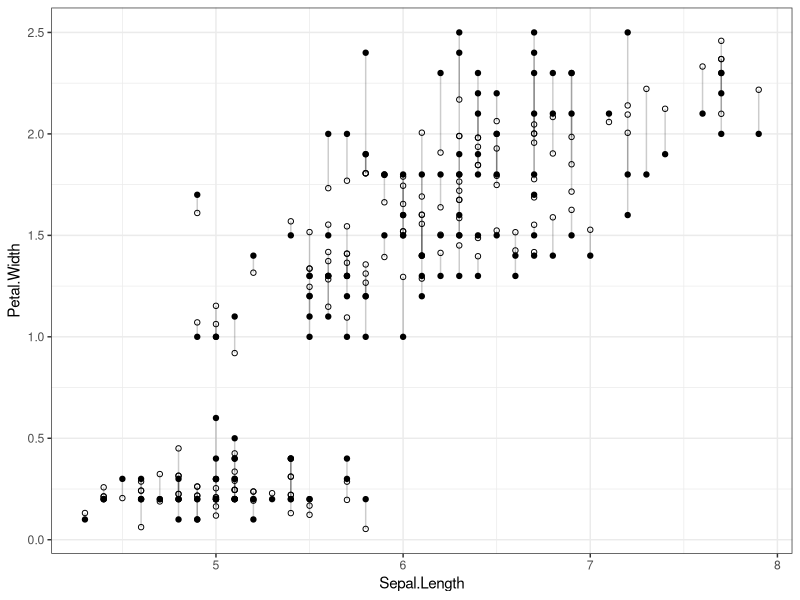
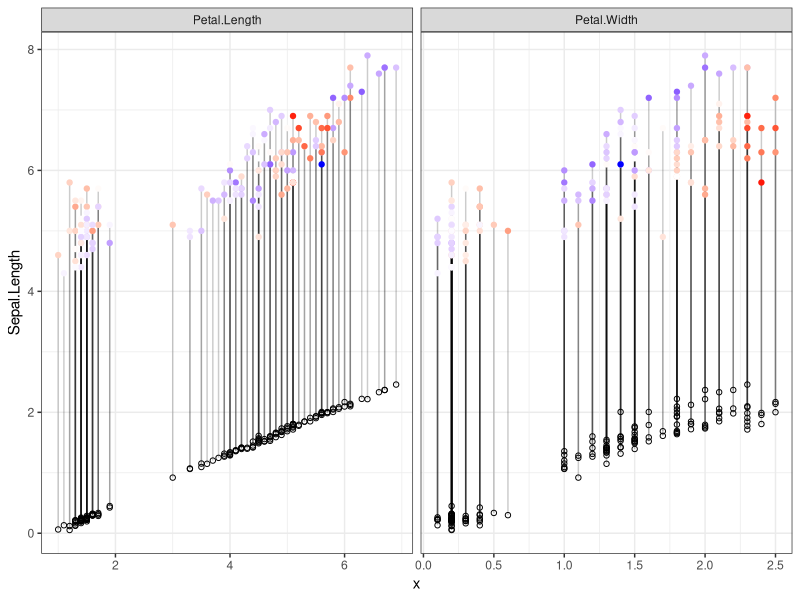
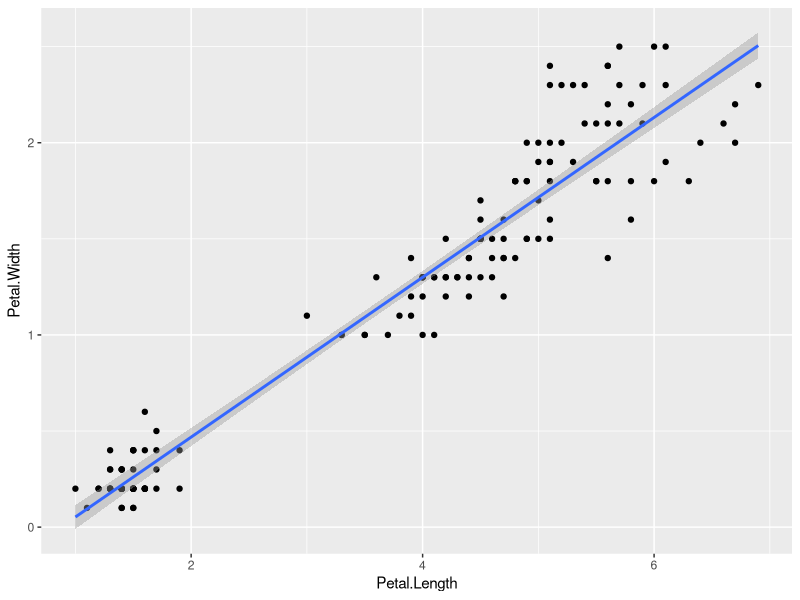

These figures' R source, in order:
## ---- chunk 1
#| echo: false
#| warning: false
#| eval: true
#| label: fig-1_predictors
library(tidyverse)

d <- iris %>% select(Petal.Length, Petal.Width, Sepal.Length, Sepal.Length)


fit <- lm(Petal.Width ~ Sepal.Length + Sepal.Length + Petal.Length, data = d)

# Obtain predicted and residual values
d$predicted <- predict(fit)
d$residuals <- residuals(fit)


ggplot(d, aes(x = Sepal.Length, y = Petal.Width)) +
  geom_segment(aes(xend = Sepal.Length, yend = predicted), alpha = .2) +  # Lines to connect points
  geom_point() +  # Points of actual values
  geom_point(aes(y = predicted), shape = 1) +  # Points of predicted values
  theme_bw()
## ---- chunk 2
#| echo: false
#| warning: false
#| eval: true
#| label: fig-2_predictors
#| fig-cap: Iris scatterplot with multiple predictors
#| 
d %>% 
  gather(key = "iv", value = "x", -Sepal.Length, -predicted, -residuals) %>%  # Get data into shape
  ggplot(aes(x = x, y = Sepal.Length)) +  # Note use of `x` here and next line
  geom_segment(aes(xend = x, yend = predicted), alpha = .2) +
  geom_point(aes(color = residuals)) +
  scale_color_gradient2(low = "blue", mid = "white", high = "red") +
  guides(color = FALSE) +
  geom_point(aes(y = predicted), shape = 1) +
  facet_grid(~ iv, scales = "free_x") +  # Split panels here by `iv`
  theme_bw()
## ---- chunk 3
#| eval: true
#| warning: false
#| echo: false
#| fig-cap: Iris scatter between Petal.Width and Petal.Length
iris <- iris
library(ggplot2)
library(tidyverse)

iris %>%
  select ('Petal.Width', 'Petal.Length') %>%
  ggplot(aes(x=Petal.Length,y=Petal.Width))+
  geom_point()+
  geom_smooth(method="lm")

